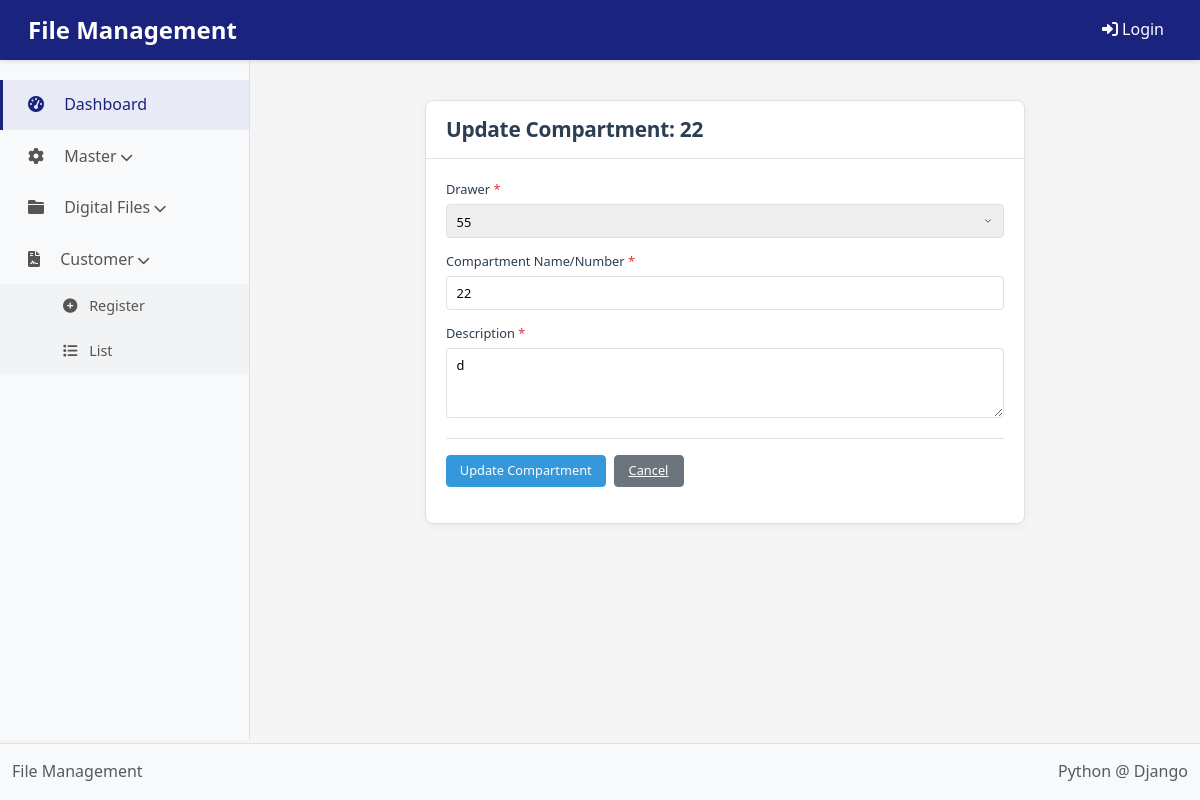
/compartments/3/update/, run on the app's committed database.
### management/models.py (models this page shows, shortened)
class Compartment(models.Model):
    drawer = models.ForeignKey(MasterDrawer, on_delete=models.CASCADE, related_name='compartments', verbose_name="Drawer")
    compartment_number = models.CharField(max_length=50, verbose_name="Compartment Number")
    description = models.TextField(blank=True, null=True, verbose_name="Description")
    created_at = models.DateTimeField(auto_now_add=True)
    updated_at = models.DateTimeField(auto_now=True)
    class Meta:
        verbose_name = "Compartment"
        verbose_name_plural = "Compartments"
        unique_together = ('drawer', 'compartment_number')
        ordering = ['drawer', 'compartment_number']

class MasterDrawer(models.Model):
    drawer_number = models.CharField(max_length=50, unique=True, verbose_name="Drawer Number")
    description = models.TextField(blank=True, null=True, verbose_name="Description")
    created_at = models.DateTimeField(auto_now_add=True)
    updated_at = models.DateTimeField(auto_now=True)
    class Meta:
        verbose_name = "Master Drawer"
        verbose_name_plural = "Master Drawers"
        ordering = ['drawer_number']

### management/views.py (the view)
# urls.py: path('compartments/<int:pk>/update/', views.compartment_update, name='update_compartment'),
def compartment_update(request, pk):
    compartment = get_object_or_404(Compartment, pk=pk)
    drawers = MasterDrawer.objects.all()
    if request.method == 'POST':
        form = CompartmentForm(request.POST, instance=compartment)
        if form.is_valid():
            form.save()
            messages.success(request, "Compartment was updated successfully!")
            return redirect('search_compartments')
    else:
        form = CompartmentForm(instance=compartment)
    return render(request, 'Compartment/compartment_update.html', {
        'form': form,
        'object': compartment,
        'drawers': drawers
    })

### management/forms.py
class CompartmentForm(forms.ModelForm):
    class Meta:
        model = Compartment
        fields = ['drawer', 'compartment_number', 'description']
        widgets = {
            'description': forms.Textarea(attrs={'rows': 3}),
        }

### management/templates/Compartment/compartment_update.html (shortened to what this page needs)
{% extends 'bases.html' %}
{% load static %}
{% block content %}
<link rel="stylesheet" href="{% static 'css/createmaster.css' %}">
<div class="container">
    <div class="mastercreate-card">
        <div class="mastercreate-card-header">
            <h2>Update Compartment: {{ object.compartment_number }}</h2>
        </div>
        <div class="mastercreate-card-body">
            <form method="post">
                <div class="mastercreate-form-group">
                    <label for="drawer" class="mastercreate-form-label">Drawer</label>
                    <select class="mastercreate-form-control {% if form.drawer.errors %}mastercreate-is-invalid{% endif %}"
                            id="drawer" name="drawer" required>
                        {% for drawer in drawers %}
                            <option value="{{ drawer.pk }}" {% if drawer.pk == object.drawer.pk %}selected{% endif %}>
                                {{ drawer.drawer_number }}
                            </option>
                        {% endfor %}
                    </select>
                </div>
                <div class="mastercreate-form-group">
                    <label for="compartment_number" class="mastercreate-form-label">Compartment Name/Number</label>
                    <input type="text" class="mastercreate-form-control {% if form.compartment_number.errors %}mastercreate-is-invalid{% endif %}"
                           id="compartment_number" name="compartment_number"
                           value="{{ form.compartment_number.value|default:object.compartment_number }}" required>
                </div>
                <div class="mastercreate-form-group">
                    <label for="description" class="mastercreate-form-label">Description</label>
                    <textarea class="mastercreate-form-control mastercreate-textarea"
                              id="description" name="description" rows="3">{{ form.description.value|default:object.description }}</textarea>
                </div>
                <div class="mastercreate-btn-container">
                    <button type="submit" class="mastercreate-btn mastercreate-btn-primary">Update Compartment</button>
                    <a href="{% url 'search_compartments' %}" class="mastercreate-btn mastercreate-btn-secondary">Cancel</a>
                </div>
            </form>
        </div>
    </div>
</div>
{% endblock %}

### static/appcss/createmaster.css (style rules this page uses)
:root { --mastercreate-primary: #2c3e50; --mastercreate-secondary: #34495e; --mastercreate-accent: #3498db; --mastercreate-light: #f8f9fa; --mastercreate-border: #e0e0e0; --mastercreate-text: #333; --mastercreate-text-light: #7b7b7b; --mastercreate-success: #28a745; --mastercreate-danger: #dc3545; --mastercreate-shadow: 0 2px 10px rgba(0, 0, 0, 0.05); --mastercreate-shadow-hover: 0 4px 15px rgba(0, 0, 0, 0.08); --mastercreate-transition: all 0.25s ease; }
.mastercreate-card { box-shadow: var(--mastercreate-shadow); border: 1px solid var(--mastercreate-border); border-radius: 8px; margin: 20px auto; background: white; transition: var(--mastercreate-transition); overflow: hidden; max-width: 600px; }
.mastercreate-card-header { background-color: white; border-bottom: 1px solid var(--mastercreate-border); padding: 1rem 1.25rem; }
.mastercreate-card-header h2 { margin: 0; font-weight: 600; color: var(--mastercreate-primary); font-size: 1.3rem; letter-spacing: -0.25px; }
.mastercreate-card-body { padding: 1.25rem; }
.mastercreate-form-group { margin-bottom: 0.9rem; }
.mastercreate-form-label { font-weight: 500; color: var(--mastercreate-primary); margin-bottom: 0.3rem; display: block; font-size: 0.8rem; }
.mastercreate-form-control { border: 1px solid var(--mastercreate-border); border-radius: 4px; padding: 0.4rem 0.6rem; font-size: 0.8rem; transition: var(--mastercreate-transition); height: 34px; min-height: 34px; width: 100%; }
.mastercreate-form-control::placeholder { color: var(--mastercreate-text-light); opacity: 0.7; font-size: 0.75rem; }
select.mastercreate-form-control { background-repeat: no-repeat; background-position: right 0.6rem center; background-size: 10px; padding-right: 1.8rem; -webkit-appearance: none; -moz-appearance: none; appearance: none; }
.mastercreate-form-control.mastercreate-textarea { min-height: 70px; resize: vertical; padding: 0.5rem 0.6rem; line-height: 1.4; }
.mastercreate-btn { border-radius: 4px; font-size: 0.8rem; padding: 0.4rem 0.8rem; transition: var(--mastercreate-transition); border: 1px solid transparent; font-weight: 500; display: inline-flex; align-items: center; justify-content: center; gap: 0.3rem; height: 32px; min-width: 70px; }
.mastercreate-btn-primary { background-color: var(--mastercreate-accent); border-color: var(--mastercreate-accent); color: white; }
.mastercreate-btn-secondary { background-color: #6c757d; border-color: #6c757d; color: white; }
.mastercreate-btn-container { margin-top: 1.2rem; padding-top: 1rem; border-top: 1px solid var(--mastercreate-border); display: flex; gap: 0.5rem; }
.mastercreate-form-label:after { content: " *"; color: var(--mastercreate-danger); }
.mastercreate-btn, .mastercreate-form-control { transition: var(--mastercreate-transition); }
.mastercreate-form-group { margin-bottom: 0.8rem; }

### static/appcss/detail.css (style rules this page uses)
:root { --primary-color: #2c3e50; --secondary-color: #34495e; --accent-color: #e74c3c; --light-bg: #f8f9fa; --border-color: #dee2e6; --text-color: #333; }
body { font-family: 'Inter', 'Segoe UI', 'Roboto', sans-serif; color: var(--text-color); line-height: 1.6; background-color: #f9fafb; }

### templates/bases.html (style rules this page uses)
:root { --primary-color: #1a237e; --sidebar-bg: #f8f9fa; --header-bg: #1a237e; --footer-bg: #f8f9fa; --header-height: 60px; --sidebar-width: 250px; }
body { font-family: 'Segoe UI', Tahoma, Geneva, Verdana, sans-serif; background-color: #f5f5f5; margin: 0; padding: 0; display: flex; flex-direction: column; min-height: 100vh; }

### data on the page
Compartment: compartment_number "22", drawer "55", description "d"
